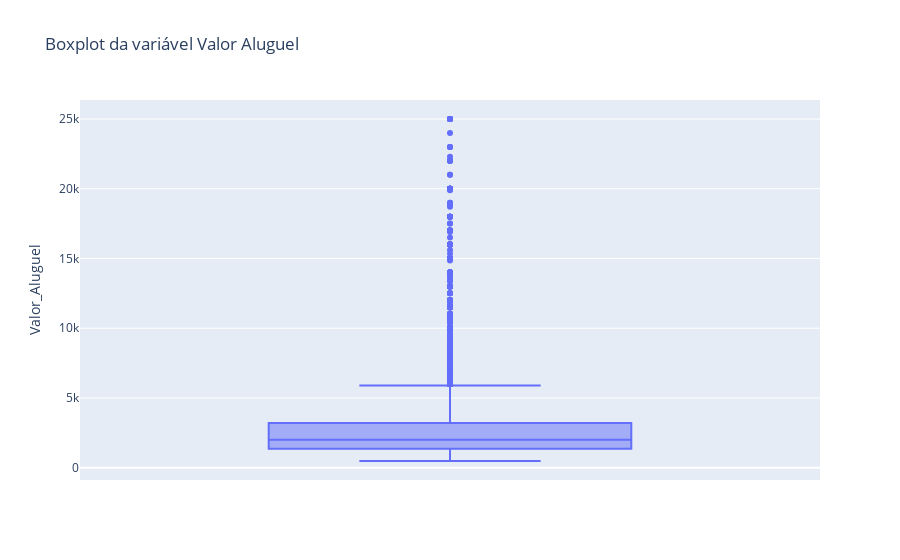

Notebook cell for this chart:
### Code cell
sns.set_style('darkgrid')

fig = px.box(df, y='Valor_Aluguel', title='Boxplot da variável Valor Aluguel')
fig.show()

### Figure 1 — Plotly figure (JSON) as saved in the notebook; plotly's stock layout.template omitted (floating-point values rounded to 4 significant figures; data arrays with more than 128 entries replaced by an {"elided": "..."} marker saying what was removed)
{"data": [{"alignmentgroup": "True", "hovertemplate": "Valor_Aluguel=%{y}<extra></extra>", "legendgroup": "", "marker": {"color": "#636efa"}, "name": "", "notched": false, "offsetgroup": "", "orientation": "v", "showlegend": false, "type": "box", "x0": " ", "xaxis": "x", "y": {"elided": "7203 int values"}, "y0": " ", "yaxis": "y"}], "layout": {"boxmode": "group", "legend": {"tracegroupgap": 0}, "title": {"text": "Boxplot da variável Valor Aluguel"}, "xaxis": {"anchor": "y", "domain": [0, 1]}, "yaxis": {"anchor": "x", "domain": [0, 1], "title": {"text": "Valor_Aluguel"}}}}
